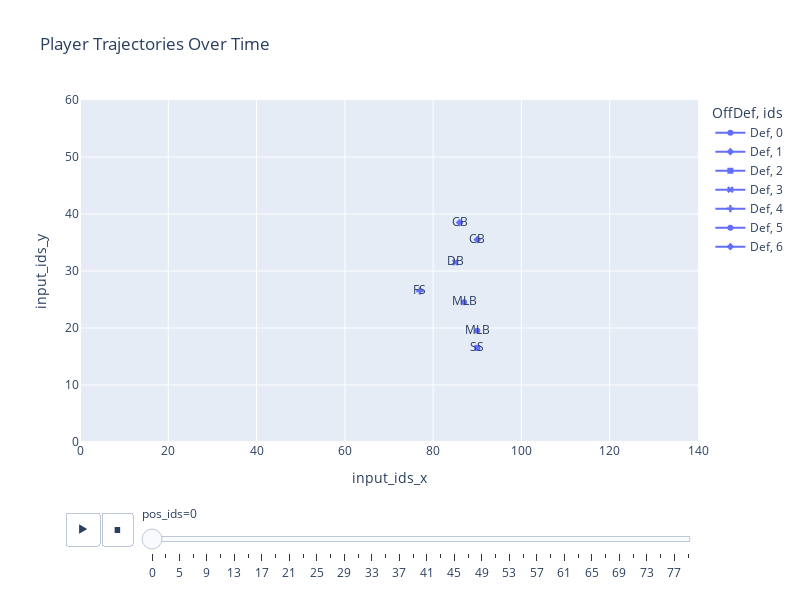

Write notebook code for a chart like this one.
### Code cell
import plotly.express as px
import plotly.io as pio
import matplotlib.pyplot as plt
from PIL import Image

fig = px.line(plot, x="input_ids_x", y="input_ids_y", animation_frame="pos_ids", color="OffDef", symbol="ids",
                 text="position_ids", title="Player Trajectories Over Time",
                 range_x=[0, 140], range_y=[0, 60], # Set X and Y axis ranges
                 line_shape="linear",  # Draw lines connecting points
                 render_mode="svg")  # Render mode for smoother lines

# Customize the appearance of the plot
fig.update_traces(marker=dict(size=10), selector=dict(mode='lines'))
fig.update_layout(width=800, height=600)

### Figure 1 — Plotly figure (JSON) as saved in the notebook; plotly's stock layout.template omitted (floating-point values rounded to 4 significant figures)
{"data": [{"hovertemplate": "OffDef=Def<br>ids=0<br>pos_ids=0<br>input_ids_x=%{x}<br>input_ids_y=%{y}<br>position_ids=%{text}<extra></extra>", "legendgroup": "Def, 0", "line": {"color": "#636efa", "dash": "solid", "shape": "linear"}, "marker": {"symbol": "circle"}, "mode": "text+markers+lines", "name": "Def, 0", "orientation": "v", "showlegend": true, "text": ["MLB"], "type": "scatter", "x": [90], "xaxis": "x", "y": [19.5], "yaxis": "y"}, {"hovertemplate": "OffDef=Def<br>ids=1<br>pos_ids=0<br>input_ids_x=%{x}<br>input_ids_y=%{y}<br>position_ids=%{text}<extra></extra>", "legendgroup": "Def, 1", "line": {"color": "#636efa", "dash": "solid", "shape": "linear"}, "marker": {"symbol": "diamond"}, "mode": "text+markers+lines", "name": "Def, 1", "orientation": "v", "showlegend": true, "text": ["CB"], "type": "scatter", "x": [90], "xaxis": "x", "y": [35.5], "yaxis": "y"}, {"hovertemplate": "OffDef=Def<br>ids=2<br>pos_ids=0<br>input_ids_x=%{x}<br>input_ids_y=%{y}<br>position_ids=%{text}<extra></extra>", "legendgroup": "Def, 2", "line": {"color": "#636efa", "dash": "solid", "shape": "linear"}, "marker": {"symbol": "square"}, "mode": "text+markers+lines", "name": "Def, 2", "orientation": "v", "showlegend": true, "text": ["SS"], "type": "scatter", "x": [90], "xaxis": "x", "y": [16.5], "yaxis": "y"}, {"hovertemplate": "OffDef=Def<br>ids=3<br>pos_ids=0<br>input_ids_x=%{x}<br>input_ids_y=%{y}<br>position_ids=%{text}<extra></extra>", "legendgroup": "Def, 3", "line": {"color": "#636efa", "dash": "solid", "shape": "linear"}, "marker": {"symbol": "x"}, "mode": "text+markers+lines", "name": "Def, 3", "orientation": "v", "showlegend": true, "text": ["DB"], "type": "scatter", "x": [85], "xaxis": "x", "y": [31.5], "yaxis": "y"}, {"hovertemplate": "OffDef=Def<br>ids=4<br>pos_ids=0<br>input_ids_x=%{x}<br>input_ids_y=%{y}<br>position_ids=%{text}<extra></extra>", "legendgroup": "Def, 4", "line": {"color": "#636efa", "dash": "solid", "shape": "linear"}, "marker": {"symbol": "cross"}, "mode": "text+markers+lines", "name": "Def, 4", "orientation": "v", "showlegend": true, "text": ["FS"], "type": "scatter", "x": [77], "xaxis": "x", "y": [26.5], "yaxis": "y"}, {"hovertemplate": "OffDef=Def<br>ids=5<br>pos_ids=0<br>input_ids_x=%{x}<br>input_ids_y=%{y}<br>position_ids=%{text}<extra></extra>", "legendgroup": "Def, 5", "line": {"color": "#636efa", "dash": "solid", "shape": "linear"}, "marker": {"symbol": "circle"}, "mode": "text+markers+lines", "name": "Def, 5", "orientation": "v", "showlegend": true, "text": ["MLB"], "type": "scatter", "x": [87], "xaxis": "x", "y": [24.5], "yaxis": "y"}, {"hovertemplate": "OffDef=Def<br>ids=6<br>pos_ids=0<br>input_ids_x=%{x}<br>input_ids_y=%{y}<br>position_ids=%{text}<extra></extra>", "legendgroup": "Def, 6", "line": {"color": "#636efa", "dash": "solid", "shape": "linear"}, "marker": {"symbol": "diamond"}, "mode": "text+markers+lines", "name": "Def, 6", "orientation": "v", "showlegend": true, "text": ["CB"], "type": "scatter", "x": [86], "xaxis": "x", "y": [38.5], "yaxis": "y"}], "layout": {"height": 600, "legend": {"title": {"text": "OffDef, ids"}, "tracegroupgap": 0}, "sliders": [{"active": 0, "currentvalue": {"prefix": "pos_ids="}, "len": 0.9, "pad": {"b": 10, "t": 60}, "steps": [{"args": [["0"], {"frame": {"duration": 0, "redraw": false}, "fromcurrent": true, "mode": "immediate", "transition": {"duration": 0, "easing": "linear"}}], "label": "0", "method": "animate"}, {"args": [["3"], {"frame": {"duration": 0, "redraw": false}, "fromcurrent": true, "mode": "immediate", "transition": {"duration": 0, "easing": "linear"}}], "label": "3", "method": "animate"}, {"args": [["5"], {"frame": {"duration": 0, "redraw": false}, "fromcurrent": true, "mode": "immediate", "transition": {"duration": 0, "easing": "linear"}}], "label": "5", "method": "animate"}, {"args": [["7"], {"frame": {"duration": 0, "redraw": false}, "fromcurrent": true, "mode": "immediate", "transition": {"duration": 0, "easing": "linear"}}], "label": "7", "method": "animate"}, {"args": [["9"], {"frame": {"duration": 0, "redraw": false}, "fromcurrent": true, "mode": "immediate", "transition": {"duration": 0, "easing": "linear"}}], "label": "9", "method": "animate"}, {"args": [["11"], {"frame": {"duration": 0, "redraw": false}, "fromcurrent": true, "mode": "immediate", "transition": {"duration": 0, "easing": "linear"}}], "label": "11", "method": "animate"}, {"args": [["13"], {"frame": {"duration": 0, "redraw": false}, "fromcurrent": true, "mode": "immediate", "transition": {"duration": 0, "easing": "linear"}}], "label": "13", "method": "animate"}, {"args": [["15"], {"frame": {"duration": 0, "redraw": false}, "fromcurrent": true, "mode": "immediate", "transition": {"duration": 0, "easing": "linear"}}], "label": "15", "method": "animate"}, {"args": [["17"], {"frame": {"duration": 0, "redraw": false}, "fromcurrent": true, "mode": "immediate", "transition": {"duration": 0, "easing": "linear"}}], "label": "17", "method": "animate"}, {"args": [["19"], {"frame": {"duration": 0, "redraw": false}, "fromcurrent": true, "mode": "immediate", "transition": {"duration": 0, "easing": "linear"}}], "label": "19", "method": "animate"}, {"args": [["21"], {"frame": {"duration": 0, "redraw": false}, "fromcurrent": true, "mode": "immediate", "transition": {"duration": 0, "easing": "linear"}}], "label": "21", "method": "animate"}, {"args": [["23"], {"frame": {"duration": 0, "redraw": false}, "fromcurrent": true, "mode": "immediate", "transition": {"duration": 0, "easing": "linear"}}], "label": "23", "method": "animate"}, {"args": [["25"], {"frame": {"duration": 0, "redraw": false}, "fromcurrent": true, "mode": "immediate", "transition": {"duration": 0, "easing": "linear"}}], "label": "25", "method": "animate"}, {"args": [["27"], {"frame": {"duration": 0, "redraw": false}, "fromcurrent": true, "mode": "immediate", "transition": {"duration": 0, "easing": "linear"}}], "label": "27", "method": "animate"}, {"args": [["29"], {"frame": {"duration": 0, "redraw": false}, "fromcurrent": true, "mode": "immediate", "transition": {"duration": 0, "easing": "linear"}}], "label": "29", "method": "animate"}, {"args": [["31"], {"frame": {"duration": 0, "redraw": false}, "fromcurrent": true, "mode": "immediate", "transition": {"duration": 0, "easing": "linear"}}], "label": "31", "method": "animate"}, {"args": [["33"], {"frame": {"duration": 0, "redraw": false}, "fromcurrent": true, "mode": "immediate", "transition": {"duration": 0, "easing": "linear"}}], "label": "33", "method": "animate"}, {"args": [["35"], {"frame": {"duration": 0, "redraw": false}, "fromcurrent": true, "mode": "immediate", "transition": {"duration": 0, "easing": "linear"}}], "label": "35", "method": "animate"}, {"args": [["37"], {"frame": {"duration": 0, "redraw": false}, "fromcurrent": true, "mode": "immediate", "transition": {"duration": 0, "easing": "linear"}}], "label": "37", "method": "animate"}, {"args": [["39"], {"frame": {"duration": 0, "redraw": false}, "fromcurrent": true, "mode": "immediate", "transition": {"duration": 0, "easing": "linear"}}], "label": "39", "method": "animate"}, {"args": [["41"], {"frame": {"duration": 0, "redraw": false}, "fromcurrent": true, "mode": "immediate", "transition": {"duration": 0, "easing": "linear"}}], "label": "41", "method": "animate"}, {"args": [["43"], {"frame": {"duration": 0, "redraw": false}, "fromcurrent": true, "mode": "immediate", "transition": {"duration": 0, "easing": "linear"}}], "label": "43", "method": "animate"}, {"args": [["45"], {"frame": {"duration": 0, "redraw": false}, "fromcurrent": true, "mode": "immediate", "transition": {"duration": 0, "easing": "linear"}}], "label": "45", "method": "animate"}, {"args": [["47"], {"frame": {"duration": 0, "redraw": false}, "fromcurrent": true, "mode": "immediate", "transition": {"duration": 0, "easing": "linear"}}], "label": "47", "method": "animate"}, {"args": [["49"], {"frame": {"duration": 0, "redraw": false}, "fromcurrent": true, "mode": "immediate", "transition": {"duration": 0, "easing": "linear"}}], "label": "49", "method": "animate"}, {"args": [["51"], {"frame": {"duration": 0, "redraw": false}, "fromcurrent": true, "mode": "immediate", "transition": {"duration": 0, "easing": "linear"}}], "label": "51", "method": "animate"}, {"args": [["53"], {"frame": {"duration": 0, "redraw": false}, "fromcurrent": true, "mode": "immediate", "transition": {"duration": 0, "easing": "linear"}}], "label": "53", "method": "animate"}, {"args": [["55"], {"frame": {"duration": 0, "redraw": false}, "fromcurrent": true, "mode": "immediate", "transition": {"duration": 0, "easing": "linear"}}], "label": "55", "method": "animate"}, {"args": [["57"], {"frame": {"duration": 0, "redraw": false}, "fromcurrent": true, "mode": "immediate", "transition": {"duration": 0, "easing": "linear"}}], "label": "57", "method": "animate"}, {"args": [["59"], {"frame": {"duration": 0, "redraw": false}, "fromcurrent": true, "mode": "immediate", "transition": {"duration": 0, "easing": "linear"}}], "label": "59", "method": "animate"}, {"args": [["61"], {"frame": {"duration": 0, "redraw": false}, "fromcurrent": true, "mode": "immediate", "transition": {"duration": 0, "easing": "linear"}}], "label": "61", "method": "animate"}, {"args": [["63"], {"frame": {"duration": 0, "redraw": false}, "fromcurrent": true, "mode": "immediate", "transition": {"duration": 0, "easing": "linear"}}], "label": "63", "method": "animate"}, {"args": [["65"], {"frame": {"duration": 0, "redraw": false}, "fromcurrent": true, "mode": "immediate", "transition": {"duration": 0, "easing": "linear"}}], "label": "65", "method": "animate"}, {"args": [["67"], {"frame": {"duration": 0, "redraw": false}, "fromcurrent": true, "mode": "immediate", "transition": {"duration": 0, "easing": "linear"}}], "label": "67", "method": "animate"}, {"args": [["69"], {"frame": {"duration": 0, "redraw": false}, "fromcurrent": true, "mode": "immediate", "transition": {"duration": 0, "easing": "linear"}}], "label": "69", "method": "animate"}, {"args": [["71"], {"frame": {"duration": 0, "redraw": false}, "fromcurrent": true, "mode": "immediate", "transition": {"duration": 0, "easing": "linear"}}], "label": "71", "method": "animate"}, {"args": [["73"], {"frame": {"duration": 0, "redraw": false}, "fromcurrent": true, "mode": "immediate", "transition": {"duration": 0, "easing": "linear"}}], "label": "73", "method": "animate"}, {"args": [["75"], {"frame": {"duration": 0, "redraw": false}, "fromcurrent": true, "mode": "immediate", "transition": {"duration": 0, "easing": "linear"}}], "label": "75", "method": "animate"}, {"args": [["77"], {"frame": {"duration": 0, "redraw": false}, "fromcurrent": true, "mode": "immediate", "transition": {"duration": 0, "easing": "linear"}}], "label": "77", "method": "animate"}, {"args": [["79"], {"frame": {"duration": 0, "redraw": false}, "fromcurrent": true, "mode": "immediate", "transition": {"duration": 0, "easing": "linear"}}], "label": "79", "method": "animate"}], "x": 0.1, "xanchor": "left", "y": 0, "yanchor": "top"}], "title": {"text": "Player Trajectories Over Time"}, "updatemenus": [{"buttons": [{"args": [null, {"frame": {"duration": 500, "redraw": false}, "fromcurrent": true, "mode": "immediate", "transition": {"duration": 500, "easing": "linear"}}], "label": "&#9654;", "method": "animate"}, {"args": [[null], {"frame": {"duration": 0, "redraw": false}, "fromcurrent": true, "mode": "immediate", "transition": {"duration": 0, "easing": "linear"}}], "label": "&#9724;", "method": "animate"}], "direction": "left", "pad": {"r": 10, "t": 70}, "showactive": false, "type": "buttons", "x": 0.1, "xanchor": "right", "y": 0, "yanchor": "top"}], "width": 800, "xaxis": {"anchor": "y", "domain": [0, 1], "range": [0, 140], "title": {"text": "input_ids_x"}}, "yaxis": {"anchor": "x", "domain": [0, 1], "range": [0, 60], "title": {"text": "input_ids_y"}}}}
